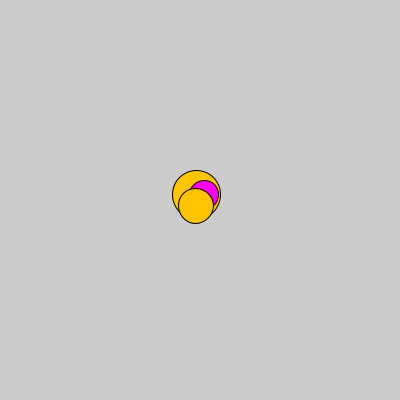
Frame 1 (no input)
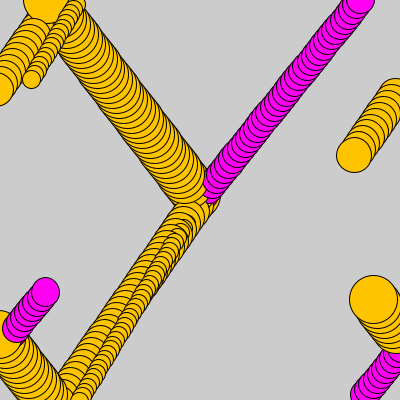
Frame 60 (the mouse pressed at the canvas centre just before this capture)
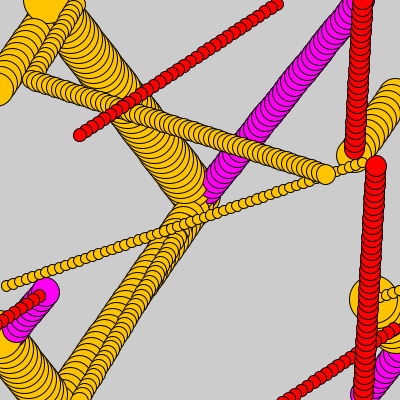
Frame 120 (the mouse held since frame 60 and released just before this capture)

The Processing sketch that drew these frames (run headless with seeded random() and noise(); from frame 60 on, the mouse is pressed at the canvas centre):

// Processing sketch: obj_00_particleArrays
// ── obj_00_particleArrays.pde
/* Zhang Liqun@SJTU IDM
*/

// moving using direction and speed
float x[],y[],dir[],speed[];
int rgbcol[];
float rad[];
int num;

void setup() {
  size(400,400);  

  num=4;
  x=new float[num];
  y=new float[num];
  dir=new float[num];
  speed=new float[num];
  
  rgbcol=new int[num];
  rad=new float[num];

  for(int i=0; i<num; i++) {
    x[i]=width/2;
    y[i]=height/2;
  }

  initDirection();
}

void draw() {
  //  background(200);

  for(int i=0; i<num; i++) {

    // calculate changein direction using
    // direction and speed
    x[i]=x[i]+cos(radians(dir[i]))*speed[i];
    y[i]=y[i]+sin(radians(dir[i]))*speed[i];

    fill(rgbcol[i]);
    ellipse(x[i],y[i], rad[i],rad[i]);

    // keep x,y on screen
    if(x[i]<0) x[i]=width;
    if(x[i]>width) x[i]=0;
    if(y[i]<0) y[i]=height;
    if(y[i]>height) y[i]=0;  
  }
}

void initDirection() {
  for(int i=0; i<num; i++) {
    dir[i]=random(360);
    speed[i]=random(5,10);
    rad[i]=random(10,50);
    
    // set choice to be an integer number
    int choice=(int)random(4);
    if(choice==0) rgbcol[i]=color(#FFC400);
    if(choice==1) rgbcol[i]=color(#00BDFF);
    if(choice==2) rgbcol[i]=color(#FF00F3);
    if(choice==3) rgbcol[i]=color(#FF0000);
  }
}

void mousePressed() {
  initDirection();
}
